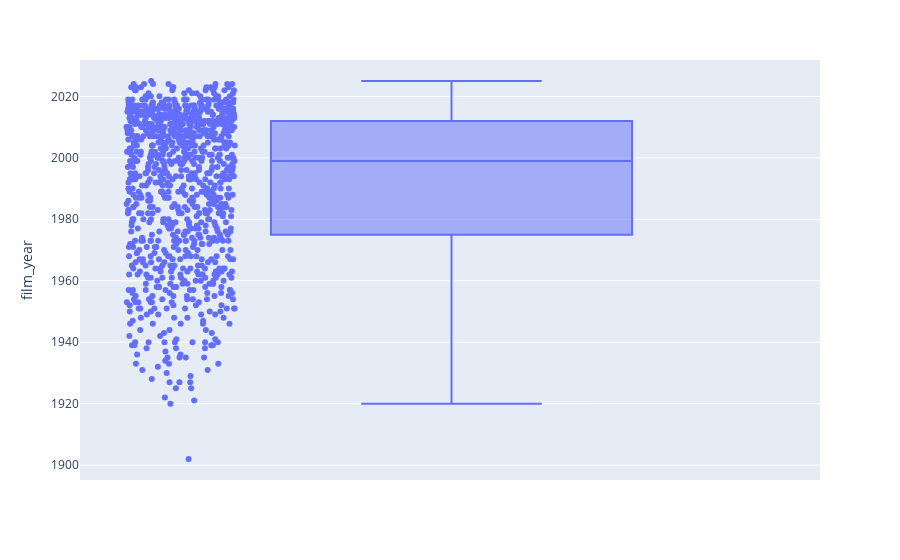
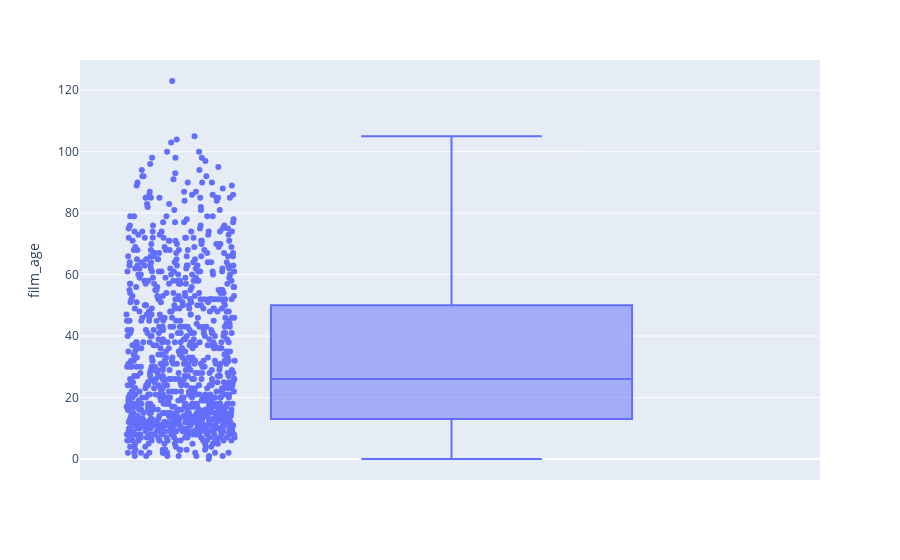
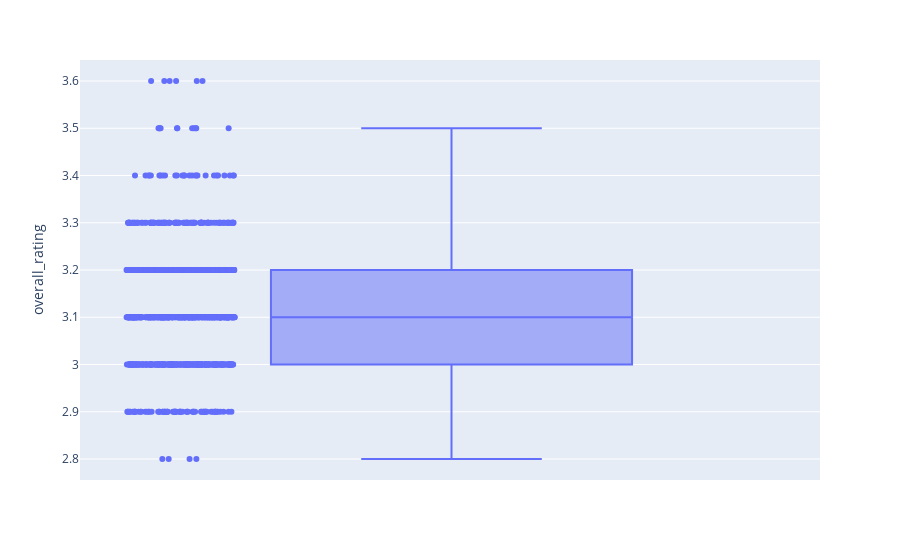

The notebook cell these images were saved under, in order:
### Code cell
for col in numerical_columns:
    fig = px.box(movies, y = col, points='all')
    fig.show()

### Figure 1 — Plotly figure (JSON) as saved in the notebook; plotly's stock layout.template omitted (floating-point values rounded to 4 significant figures; data arrays with more than 128 entries replaced by an {"elided": "..."} marker saying what was removed)
{"data": [{"alignmentgroup": "True", "boxpoints": "all", "hovertemplate": "film_year=%{y}<extra></extra>", "legendgroup": "", "marker": {"color": "#636efa"}, "name": "", "notched": false, "offsetgroup": "", "orientation": "v", "showlegend": false, "type": "box", "x0": " ", "xaxis": "x", "y": {"elided": "1000 int values"}, "y0": " ", "yaxis": "y"}], "layout": {"boxmode": "group", "legend": {"tracegroupgap": 0}, "margin": {"t": 60}, "xaxis": {"anchor": "y", "domain": [0, 1]}, "yaxis": {"anchor": "x", "domain": [0, 1], "title": {"text": "film_year"}}}}

### Figure 2 — Plotly figure (JSON) as saved in the notebook; plotly's stock layout.template omitted (floating-point values rounded to 4 significant figures; data arrays with more than 128 entries replaced by an {"elided": "..."} marker saying what was removed)
{"data": [{"alignmentgroup": "True", "boxpoints": "all", "hovertemplate": "film_age=%{y}<extra></extra>", "legendgroup": "", "marker": {"color": "#636efa"}, "name": "", "notched": false, "offsetgroup": "", "orientation": "v", "showlegend": false, "type": "box", "x0": " ", "xaxis": "x", "y": {"elided": "1000 int values"}, "y0": " ", "yaxis": "y"}], "layout": {"boxmode": "group", "legend": {"tracegroupgap": 0}, "margin": {"t": 60}, "xaxis": {"anchor": "y", "domain": [0, 1]}, "yaxis": {"anchor": "x", "domain": [0, 1], "title": {"text": "film_age"}}}}

### Figure 3 — Plotly figure (JSON) as saved in the notebook; plotly's stock layout.template omitted (floating-point values rounded to 4 significant figures; data arrays with more than 128 entries replaced by an {"elided": "..."} marker saying what was removed)
{"data": [{"alignmentgroup": "True", "boxpoints": "all", "hovertemplate": "overall_rating=%{y}<extra></extra>", "legendgroup": "", "marker": {"color": "#636efa"}, "name": "", "notched": false, "offsetgroup": "", "orientation": "v", "showlegend": false, "type": "box", "x0": " ", "xaxis": "x", "y": {"elided": "1000 float values"}, "y0": " ", "yaxis": "y"}], "layout": {"boxmode": "group", "legend": {"tracegroupgap": 0}, "margin": {"t": 60}, "xaxis": {"anchor": "y", "domain": [0, 1]}, "yaxis": {"anchor": "x", "domain": [0, 1], "title": {"text": "overall_rating"}}}}
